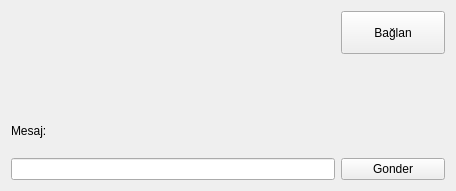
<?xml version="1.0" encoding="UTF-8"?>
<ui version="4.0">
 <class>MainWindow</class>
 <widget class="QMainWindow" name="MainWindow">
  <property name="geometry">
   <rect>
    <x>0</x>
    <y>0</y>
    <width>456</width>
    <height>191</height>
   </rect>
  </property>
  <property name="windowTitle">
   <string>Server</string>
  </property>
  <widget class="QWidget" name="centralWidget">
   <layout class="QGridLayout" name="gridLayout">
    <item row="0" column="3">
     <widget class="QPushButton" name="pushButton_2">
      <property name="sizePolicy">
       <sizepolicy hsizetype="Minimum" vsizetype="Preferred">
        <horstretch>0</horstretch>
        <verstretch>0</verstretch>
       </sizepolicy>
      </property>
      <property name="text">
       <string>Bağlan</string>
      </property>
     </widget>
    </item>
    <item row="5" column="3">
     <widget class="QPushButton" name="pushButton">
      <property name="text">
       <string>Gonder</string>
      </property>
     </widget>
    </item>
    <item row="2" column="0">
     <widget class="QLabel" name="label_4">
      <property name="text">
       <string>Mesaj:</string>
      </property>
     </widget>
    </item>
    <item row="0" column="0" colspan="3">
     <widget class="QLabel" name="label_3">
      <property name="text">
       <string/>
      </property>
     </widget>
    </item>
    <item row="2" column="1" colspan="3">
     <widget class="QLabel" name="label_2">
      <property name="text">
       <string/>
      </property>
     </widget>
    </item>
    <item row="5" column="0" colspan="3">
     <widget class="QLineEdit" name="lineEdit"/>
    </item>
    <item row="1" column="1">
     <widget class="QLabel" name="label">
      <property name="text">
       <string/>
      </property>
     </widget>
    </item>
   </layout>
  </widget>
 </widget>
 <layoutdefault spacing="6" margin="11"/>
 <resources/>
 <connections/>
</ui>
